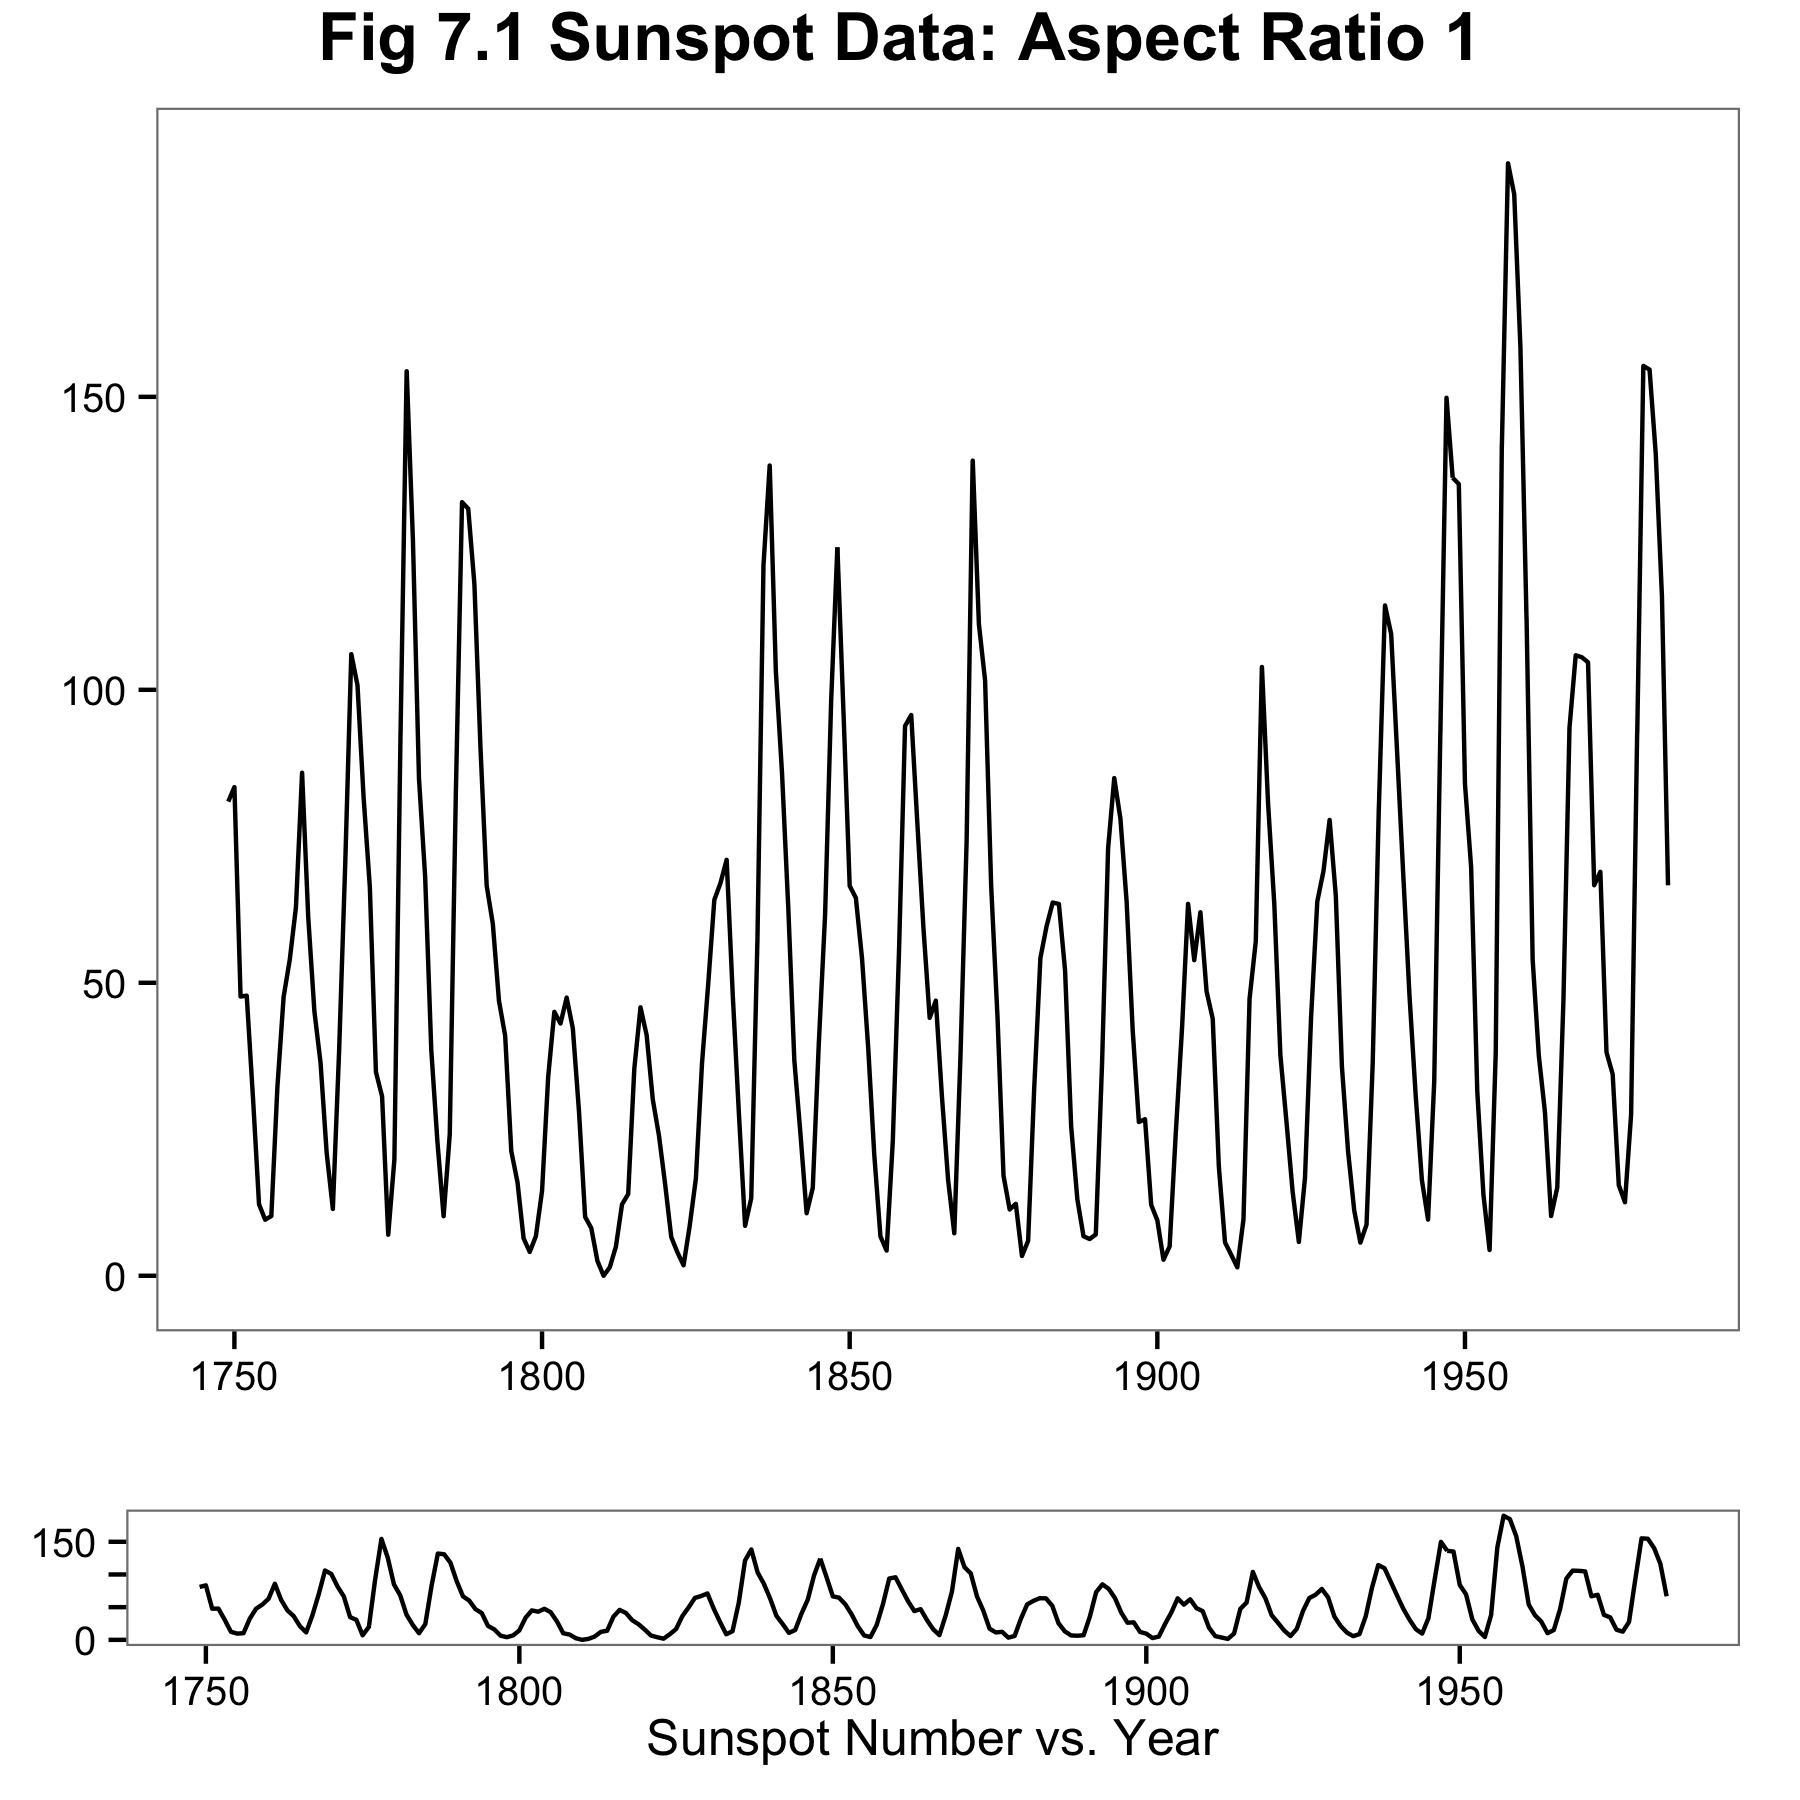

The R source for this figure:
library(ggplot2)
library(gridExtra) #arrangeGrob
library(plyr) #ddply

this_base <- "fig07-01_sunspot-data-aspect-ratio-1"

my_data <- data.frame(
  sunspots = as.numeric(sunspots),
  year = floor(time(sunspots)))

my_data_avg <- ddply(my_data, .(year), summarize, mean = mean(sunspots))

p <- ggplot(my_data_avg, aes(x = year, y = mean)) +
  geom_line() +
  theme_bw() +
  theme(panel.grid.major = element_blank(),
        panel.grid.minor = element_blank(),
        axis.title = element_blank())

p1 <- p +
  coord_fixed(ratio = 0.8)
p1
  
p2 <- p +
  coord_fixed(ratio = 0.055) + 
  scale_y_continuous(breaks = seq(0, 150, 50), labels = c(0, "", "", 150)) +
  labs(x = "Sunspot Number vs. Year", y = NULL)
p2    

p3 <- arrangeGrob(
  p1, p2, nrow = 2, heights = c(0.8, 0.2),
  main = textGrob("Fig 7.1 Sunspot Data: Aspect Ratio 1", 
                  just = "top", vjust = 0.75, gp = gpar(fontsize = 16, 
                                                        lineheight = 1, 
                                                        fontface = "bold")))

p3

ggsave(paste0(this_base, ".png"), 
       p3, width = 6, height = 6)

